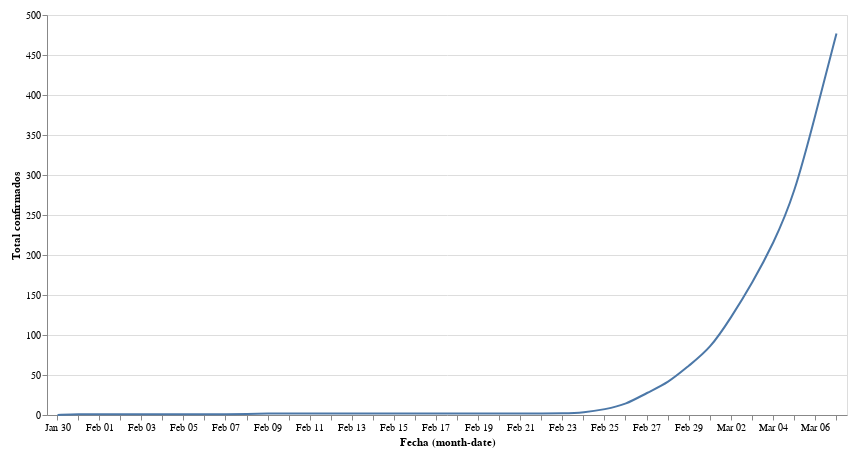

Notebook code for this chart:
### Markdown cell above
## Total

### Code cell
#collapse

import requests
import pandas as pd
from io import BytesIO
import numpy as np
import altair as alt

# get data
response = requests.get('https://docs.google.com/spreadsheet/ccc?key=1FwOXbkWeuS1LHrKxhSfepGtsgQ6iIEQZmWig_JKo8z0&output=csv')
assert response.status_code == 200, 'Wrong status code'
data = response.content
df = pd.read_csv(BytesIO(data), parse_dates=['Fecha'], dayfirst=True)

# Create a selection that chooses the nearest point & selects based on x-value
source = df
nearest = alt.selection(type='single', nearest=True, on='mouseover',
                        fields=['Total confirmados'], empty='none')

# The basic line
line = alt.Chart(source).mark_line(interpolate='basis').encode(
    x='monthdate(Fecha):O',
    y='Total confirmados:Q',
)

# Transparent selectors across the chart. This is what tells us
# the x-value of the cursor
selectors = alt.Chart(source).mark_point().encode(
    x='monthdate(Fecha):O',
    opacity=alt.value(0),
).add_selection(
    nearest
)

# Draw points on the line, and highlight based on selection
points = line.mark_point().encode(
    opacity=alt.condition(nearest, alt.value(1), alt.value(0))
)

# Draw text labels near the points, and highlight based on selection
text = line.mark_text(align='left', dx=5, dy=-5).encode(
    text=alt.condition(nearest, 'Total confirmados:Q', alt.value(' '))
)

# Draw a rule at the location of the selection
rules = alt.Chart(source).mark_rule(color='gray').encode(
    x='monthdate(Fecha):O',
).transform_filter(
    nearest
)

# Put the five layers into a chart and bind the data
alt.layer(
    line, selectors, points, rules, text
).properties(
    width=800, height=400
).configure(
    padding=10
)

### Figure 1 — Vega-Lite specification as saved in the notebook (floating-point values rounded to 4 significant figures)
{"config": {"view": {"continuousWidth": 400, "continuousHeight": 300}, "padding": 10}, "layer": [{"mark": {"type": "line", "interpolate": "basis"}, "encoding": {"x": {"type": "ordinal", "field": "Fecha", "timeUnit": "monthdate"}, "y": {"type": "quantitative", "field": "Total confirmados"}}}, {"mark": "point", "encoding": {"opacity": {"value": 0}, "x": {"type": "ordinal", "field": "Fecha", "timeUnit": "monthdate"}}, "selection": {"selector001": {"type": "single", "nearest": true, "on": "mouseover", "fields": ["Total confirmados"], "empty": "none"}}}, {"mark": "point", "encoding": {"opacity": {"condition": {"value": 1, "selection": "selector001"}, "value": 0}, "x": {"type": "ordinal", "field": "Fecha", "timeUnit": "monthdate"}, "y": {"type": "quantitative", "field": "Total confirmados"}}}, {"mark": {"type": "rule", "color": "gray"}, "encoding": {"x": {"type": "ordinal", "field": "Fecha", "timeUnit": "monthdate"}}, "transform": [{"filter": {"selection": "selector001"}}]}, {"mark": {"type": "text", "align": "left", "dx": 5, "dy": -5}, "encoding": {"text": {"condition": {"type": "quantitative", "field": "Total confirmados", "selection": "selector001"}, "value": " "}, "x": {"type": "ordinal", "field": "Fecha", "timeUnit": "monthdate"}, "y": {"type": "quantitative", "field": "Total confirmados"}}}], "data": {"name": "data-ac841fe48a49e6fb42da1cd12b510056"}, "height": 400, "width": 800, "$schema": "https://vega.github.io/schema/vega-lite/v4.0.2.json", "datasets": {"data-ac841fe48a49e6fb42da1cd12b510056": [{"Fecha": "2020-01-30T00:00:00", "Asturias": 0, "Andalucía": 0, "Aragón": 0, "Baleares": 0, "Canarias": 0, "Cantabria": 0, "Cataluña": 0, "Castilla y León": 0, "Castilla-La Mancha": 0, "Comunidad de Madrid": 0, "Comunidad Valenciana": 0, "Extremadura": 0, "Galicia": 0, "La Rioja": 0, "Navarra": 0, "País Vasco": 0, "Total confirmados": 0}, {"Fecha": "2020-01-31T00:00:00", "Asturias": 0, "Andalucía": 0, "Aragón": 0, "Baleares": 0, "Canarias": 1, "Cantabria": 0, "Cataluña": 0, "Castilla y León": 0, "Castilla-La Mancha": 0, "Comunidad de Madrid": 0, "Comunidad Valenciana": 0, "Extremadura": 0, "Galicia": 0, "La Rioja": 0, "Navarra": 0, "País Vasco": 0, "Total confirmados": 1}, {"Fecha": "2020-02-01T00:00:00", "Asturias": 0, "Andalucía": 0, "Aragón": 0, "Baleares": 0, "Canarias": 1, "Cantabria": 0, "Cataluña": 0, "Castilla y León": 0, "Castilla-La Mancha": 0, "Comunidad de Madrid": 0, "Comunidad Valenciana": 0, "Extremadura": 0, "Galicia": 0, "La Rioja": 0, "Navarra": 0, "País Vasco": 0, "Total confirmados": 1}, {"Fecha": "2020-02-02T00:00:00", "Asturias": 0, "Andalucía": 0, "Aragón": 0, "Baleares": 0, "Canarias": 1, "Cantabria": 0, "Cataluña": 0, "Castilla y León": 0, "Castilla-La Mancha": 0, "Comunidad de Madrid": 0, "Comunidad Valenciana": 0, "Extremadura": 0, "Galicia": 0, "La Rioja": 0, "Navarra": 0, "País Vasco": 0, "Total confirmados": 1}, {"Fecha": "2020-02-03T00:00:00", "Asturias": 0, "Andalucía": 0, "Aragón": 0, "Baleares": 0, "Canarias": 1, "Cantabria": 0, "Cataluña": 0, "Castilla y León": 0, "Castilla-La Mancha": 0, "Comunidad de Madrid": 0, "Comunidad Valenciana": 0, "Extremadura": 0, "Galicia": 0, "La Rioja": 0, "Navarra": 0, "País Vasco": 0, "Total confirmados": 1}, {"Fecha": "2020-02-04T00:00:00", "Asturias": 0, "Andalucía": 0, "Aragón": 0, "Baleares": 0, "Canarias": 1, "Cantabria": 0, "Cataluña": 0, "Castilla y León": 0, "Castilla-La Mancha": 0, "Comunidad de Madrid": 0, "Comunidad Valenciana": 0, "Extremadura": 0, "Galicia": 0, "La Rioja": 0, "Navarra": 0, "País Vasco": 0, "Total confirmados": 1}, {"Fecha": "2020-02-05T00:00:00", "Asturias": 0, "Andalucía": 0, "Aragón": 0, "Baleares": 0, "Canarias": 1, "Cantabria": 0, "Cataluña": 0, "Castilla y León": 0, "Castilla-La Mancha": 0, "Comunidad de Madrid": 0, "Comunidad Valenciana": 0, "Extremadura": 0, "Galicia": 0, "La Rioja": 0, "Navarra": 0, "País Vasco": 0, "Total confirmados": 1}, {"Fecha": "2020-02-06T00:00:00", "Asturias": 0, "Andalucía": 0, "Aragón": 0, "Baleares": 0, "Canarias": 1, "Cantabria": 0, "Cataluña": 0, "Castilla y León": 0, "Castilla-La Mancha": 0, "Comunidad de Madrid": 0, "Comunidad Valenciana": 0, "Extremadura": 0, "Galicia": 0, "La Rioja": 0, "Navarra": 0, "País Vasco": 0, "Total confirmados": 1}, {"Fecha": "2020-02-07T00:00:00", "Asturias": 0, "Andalucía": 0, "Aragón": 0, "Baleares": 0, "Canarias": 1, "Cantabria": 0, "Cataluña": 0, "Castilla y León": 0, "Castilla-La Mancha": 0, "Comunidad de Madrid": 0, "Comunidad Valenciana": 0, "Extremadura": 0, "Galicia": 0, "La Rioja": 0, "Navarra": 0, "País Vasco": 0, "Total confirmados": 1}, {"Fecha": "2020-02-08T00:00:00", "Asturias": 0, "Andalucía": 0, "Aragón": 0, "Baleares": 0, "Canarias": 1, "Cantabria": 0, "Cataluña": 0, "Castilla y León": 0, "Castilla-La Mancha": 0, "Comunidad de Madrid": 0, "Comunidad Valenciana": 0, "Extremadura": 0, "Galicia": 0, "La Rioja": 0, "Navarra": 0, "País Vasco": 0, "Total confirmados": 1}, {"Fecha": "2020-02-09T00:00:00", "Asturias": 0, "Andalucía": 0, "Aragón": 0, "Baleares": 1, "Canarias": 1, "Cantabria": 0, "Cataluña": 0, "Castilla y León": 0, "Castilla-La Mancha": 0, "Comunidad de Madrid": 0, "Comunidad Valenciana": 0, "Extremadura": 0, "Galicia": 0, "La Rioja": 0, "Navarra": 0, "País Vasco": 0, "Total confirmados": 2}, {"Fecha": "2020-02-10T00:00:00", "Asturias": 0, "Andalucía": 0, "Aragón": 0, "Baleares": 1, "Canarias": 1, "Cantabria": 0, "Cataluña": 0, "Castilla y León": 0, "Castilla-La Mancha": 0, "Comunidad de Madrid": 0, "Comunidad Valenciana": 0, "Extremadura": 0, "Galicia": 0, "La Rioja": 0, "Navarra": 0, "País Vasco": 0, "Total confirmados": 2}, {"Fecha": "2020-02-11T00:00:00", "Asturias": 0, "Andalucía": 0, "Aragón": 0, "Baleares": 1, "Canarias": 1, "Cantabria": 0, "Cataluña": 0, "Castilla y León": 0, "Castilla-La Mancha": 0, "Comunidad de Madrid": 0, "Comunidad Valenciana": 0, "Extremadura": 0, "Galicia": 0, "La Rioja": 0, "Navarra": 0, "País Vasco": 0, "Total confirmados": 2}, {"Fecha": "2020-02-12T00:00:00", "Asturias": 0, "Andalucía": 0, "Aragón": 0, "Baleares": 1, "Canarias": 1, "Cantabria": 0, "Cataluña": 0, "Castilla y León": 0, "Castilla-La Mancha": 0, "Comunidad de Madrid": 0, "Comunidad Valenciana": 0, "Extremadura": 0, "Galicia": 0, "La Rioja": 0, "Navarra": 0, "País Vasco": 0, "Total confirmados": 2}, {"Fecha": "2020-02-13T00:00:00", "Asturias": 0, "Andalucía": 0, "Aragón": 0, "Baleares": 1, "Canarias": 1, "Cantabria": 0, "Cataluña": 0, "Castilla y León": 0, "Castilla-La Mancha": 0, "Comunidad de Madrid": 0, "Comunidad Valenciana": 0, "Extremadura": 0, "Galicia": 0, "La Rioja": 0, "Navarra": 0, "País Vasco": 0, "Total confirmados": 2}, {"Fecha": "2020-02-14T00:00:00", "Asturias": 0, "Andalucía": 0, "Aragón": 0, "Baleares": 1, "Canarias": 1, "Cantabria": 0, "Cataluña": 0, "Castilla y León": 0, "Castilla-La Mancha": 0, "Comunidad de Madrid": 0, "Comunidad Valenciana": 0, "Extremadura": 0, "Galicia": 0, "La Rioja": 0, "Navarra": 0, "País Vasco": 0, "Total confirmados": 2}, {"Fecha": "2020-02-15T00:00:00", "Asturias": 0, "Andalucía": 0, "Aragón": 0, "Baleares": 1, "Canarias": 1, "Cantabria": 0, "Cataluña": 0, "Castilla y León": 0, "Castilla-La Mancha": 0, "Comunidad de Madrid": 0, "Comunidad Valenciana": 0, "Extremadura": 0, "Galicia": 0, "La Rioja": 0, "Navarra": 0, "País Vasco": 0, "Total confirmados": 2}, {"Fecha": "2020-02-16T00:00:00", "Asturias": 0, "Andalucía": 0, "Aragón": 0, "Baleares": 1, "Canarias": 1, "Cantabria": 0, "Cataluña": 0, "Castilla y León": 0, "Castilla-La Mancha": 0, "Comunidad de Madrid": 0, "Comunidad Valenciana": 0, "Extremadura": 0, "Galicia": 0, "La Rioja": 0, "Navarra": 0, "País Vasco": 0, "Total confirmados": 2}, {"Fecha": "2020-02-17T00:00:00", "Asturias": 0, "Andalucía": 0, "Aragón": 0, "Baleares": 1, "Canarias": 1, "Cantabria": 0, "Cataluña": 0, "Castilla y León": 0, "Castilla-La Mancha": 0, "Comunidad de Madrid": 0, "Comunidad Valenciana": 0, "Extremadura": 0, "Galicia": 0, "La Rioja": 0, "Navarra": 0, "País Vasco": 0, "Total confirmados": 2}, {"Fecha": "2020-02-18T00:00:00", "Asturias": 0, "Andalucía": 0, "Aragón": 0, "Baleares": 1, "Canarias": 1, "Cantabria": 0, "Cataluña": 0, "Castilla y León": 0, "Castilla-La Mancha": 0, "Comunidad de Madrid": 0, "Comunidad Valenciana": 0, "Extremadura": 0, "Galicia": 0, "La Rioja": 0, "Navarra": 0, "País Vasco": 0, "Total confirmados": 2}, {"Fecha": "2020-02-19T00:00:00", "Asturias": 0, "Andalucía": 0, "Aragón": 0, "Baleares": 1, "Canarias": 1, "Cantabria": 0, "Cataluña": 0, "Castilla y León": 0, "Castilla-La Mancha": 0, "Comunidad de Madrid": 0, "Comunidad Valenciana": 0, "Extremadura": 0, "Galicia": 0, "La Rioja": 0, "Navarra": 0, "País Vasco": 0, "Total confirmados": 2}, {"Fecha": "2020-02-20T00:00:00", "Asturias": 0, "Andalucía": 0, "Aragón": 0, "Baleares": 1, "Canarias": 1, "Cantabria": 0, "Cataluña": 0, "Castilla y León": 0, "Castilla-La Mancha": 0, "Comunidad de Madrid": 0, "Comunidad Valenciana": 0, "Extremadura": 0, "Galicia": 0, "La Rioja": 0, "Navarra": 0, "País Vasco": 0, "Total confirmados": 2}, {"Fecha": "2020-02-21T00:00:00", "Asturias": 0, "Andalucía": 0, "Aragón": 0, "Baleares": 1, "Canarias": 1, "Cantabria": 0, "Cataluña": 0, "Castilla y León": 0, "Castilla-La Mancha": 0, "Comunidad de Madrid": 0, "Comunidad Valenciana": 0, "Extremadura": 0, "Galicia": 0, "La Rioja": 0, "Navarra": 0, "País Vasco": 0, "Total confirmados": 2}, {"Fecha": "2020-02-22T00:00:00", "Asturias": 0, "Andalucía": 0, "Aragón": 0, "Baleares": 1, "Canarias": 1, "Cantabria": 0, "Cataluña": 0, "Castilla y León": 0, "Castilla-La Mancha": 0, "Comunidad de Madrid": 0, "Comunidad Valenciana": 0, "Extremadura": 0, "Galicia": 0, "La Rioja": 0, "Navarra": 0, "País Vasco": 0, "Total confirmados": 2}, {"Fecha": "2020-02-23T00:00:00", "Asturias": 0, "Andalucía": 0, "Aragón": 0, "Baleares": 1, "Canarias": 1, "Cantabria": 0, "Cataluña": 0, "Castilla y León": 0, "Castilla-La Mancha": 0, "Comunidad de Madrid": 0, "Comunidad Valenciana": 0, "Extremadura": 0, "Galicia": 0, "La Rioja": 0, "Navarra": 0, "País Vasco": 0, "Total confirmados": 2}, {"Fecha": "2020-02-24T00:00:00", "Asturias": 0, "Andalucía": 0, "Aragón": 0, "Baleares": 1, "Canarias": 2, "Cantabria": 0, "Cataluña": 0, "Castilla y León": 0, "Castilla-La Mancha": 0, "Comunidad de Madrid": 0, "Comunidad Valenciana": 0, "Extremadura": 0, "Galicia": 0, "La Rioja": 0, "Navarra": 0, "País Vasco": 0, "Total confirmados": 3}, {"Fecha": "2020-02-25T00:00:00", "Asturias": 0, "Andalucía": 0, "Aragón": 0, "Baleares": 1, "Canarias": 3, "Cantabria": 0, "Cataluña": 1, "Castilla y León": 0, "Castilla-La Mancha": 0, "Comunidad de Madrid": 1, "Comunidad Valenciana": 1, "Extremadura": 0, "Galicia": 0, "La Rioja": 0, "Navarra": 0, "País Vasco": 0, "Total confirmados": 7}, {"Fecha": "2020-02-26T00:00:00", "Asturias": 0, "Andalucía": 1, "Aragón": 0, "Baleares": 1, "Canarias": 6, "Cantabria": 0, "Cataluña": 2, "Castilla y León": 0, "Castilla-La Mancha": 0, "Comunidad de Madrid": 2, "Comunidad Valenciana": 1, "Extremadura": 0, "Galicia": 0, "La Rioja": 0, "Navarra": 0, "País Vasco": 0, "Total confirmados": 13}, {"Fecha": "2020-02-27T00:00:00", "Asturias": 0, "Andalucía": 6, "Aragón": 0, "Baleares": 1, "Canarias": 7, "Cantabria": 0, "Cataluña": 2, "Castilla y León": 0, "Castilla-La Mancha": 0, "Comunidad de Madrid": 4, "Comunidad Valenciana": 8, "Extremadura": 0, "Galicia": 0, "La Rioja": 0, "Navarra": 0, "País Vasco": 0, "Total confirmados": 28}, {"Fecha": "2020-02-28T00:00:00", "Asturias": 0, "Andalucía": 10, "Aragón": 0, "Baleares": 1, "Canarias": 7, "Cantabria": 0, "Cataluña": 3, "Castilla y León": 2, "Castilla-La Mancha": 0, "Comunidad de Madrid": 5, "Comunidad Valenciana": 9, "Extremadura": 0, "Galicia": 0, "La Rioja": 0, "Navarra": 0, "País Vasco": 3, "Total confirmados": 40}, {"Fecha": "2020-02-29T00:00:00", "Asturias": 1, "Andalucía": 12, "Aragón": 0, "Baleares": 2, "Canarias": 7, "Cantabria": 1, "Cataluña": 6, "Castilla y León": 2, "Castilla-La Mancha": 1, "Comunidad de Madrid": 10, "Comunidad Valenciana": 14, "Extremadura": 0, "Galicia": 0, "La Rioja": 0, "Navarra": 1, "País Vasco": 5, "Total confirmados": 62}, {"Fecha": "2020-03-01T00:00:00", "Asturias": 1, "Andalucía": 12, "Aragón": 0, "Baleares": 2, "Canarias": 7, "Cantabria": 1, "Cataluña": 12, "Castilla y León": 3, "Castilla-La Mancha": 1, "Comunidad de Madrid": 15, "Comunidad Valenciana": 15, "Extremadura": 4, "Galicia": 0, "La Rioja": 0, "Navarra": 1, "País Vasco": 9, "Total confirmados": 83}, {"Fecha": "2020-03-02T00:00:00", "Asturias": 1, "Andalucía": 12, "Aragón": 0, "Baleares": 2, "Canarias": 8, "Cantabria": 10, "Cataluña": 15, "Castilla y León": 8, "Castilla-La Mancha": 3, "Comunidad de Madrid": 29, "Comunidad Valenciana": 15, "Extremadura": 6, "Galicia": 0, "La Rioja": 1, "Navarra": 2, "País Vasco": 10, "Total confirmados": 122}, {"Fecha": "2020-03-03T00:00:00", "Asturias": 2, "Andalucía": 13, "Aragón": 0, "Baleares": 3, "Canarias": 8, "Cantabria": 10, "Cataluña": 15, "Castilla y León": 8, "Castilla-La Mancha": 7, "Comunidad de Madrid": 56, "Comunidad Valenciana": 19, "Extremadura": 6, "Galicia": 0, "La Rioja": 3, "Navarra": 2, "País Vasco": 13, "Total confirmados": 165}, {"Fecha": "2020-03-04T00:00:00", "Asturias": 4, "Andalucía": 13, "Aragón": 0, "Baleares": 5, "Canarias": 8, "Cantabria": 10, "Cataluña": 28, "Castilla y León": 12, "Castilla-La Mancha": 12, "Comunidad de Madrid": 70, "Comunidad Valenciana": 22, "Extremadura": 6, "Galicia": 1, "La Rioja": 3, "Navarra": 3, "País Vasco": 17, "Total confirmados": 214}, {"Fecha": "2020-03-05T00:00:00", "Asturias": 5, "Andalucía": 16, "Aragón": 0, "Baleares": 6, "Canarias": 11, "Cantabria": 10, "Cataluña": 24, "Castilla y León": 13, "Castilla-La Mancha": 13, "Comunidad de Madrid": 90, "Comunidad Valenciana": 30, "Extremadura": 6, "Galicia": 3, "La Rioja": 17, "Navarra": 3, "País Vasco": 28, "Total confirmados": 275}, {"Fecha": "2020-03-06T00:00:00", "Asturias": 5, "Andalucía": 21, "Aragón": 0, "Baleares": 6, "Canarias": 16, "Cantabria": 10, "Cataluña": 24, "Castilla y León": 14, "Castilla-La Mancha": 15, "Comunidad de Madrid": 137, "Comunidad Valenciana": 31, "Extremadura": 6, "Galicia": 4, "La Rioja": 38, "Navarra": 3, "País Vasco": 45, "Total confirmados": 375}, {"Fecha": "2020-03-07T00:00:00", "Asturias": 8, "Andalucía": 27, "Aragón": 0, "Baleares": 8, "Canarias": 18, "Cantabria": 12, "Cataluña": 49, "Castilla y León": 21, "Castilla-La Mancha": 16, "Comunidad de Madrid": 174, "Comunidad Valenciana": 37, "Extremadura": 6, "Galicia": 6, "La Rioja": 47, "Navarra": 3, "País Vasco": 45, "Total confirmados": 477}]}}
